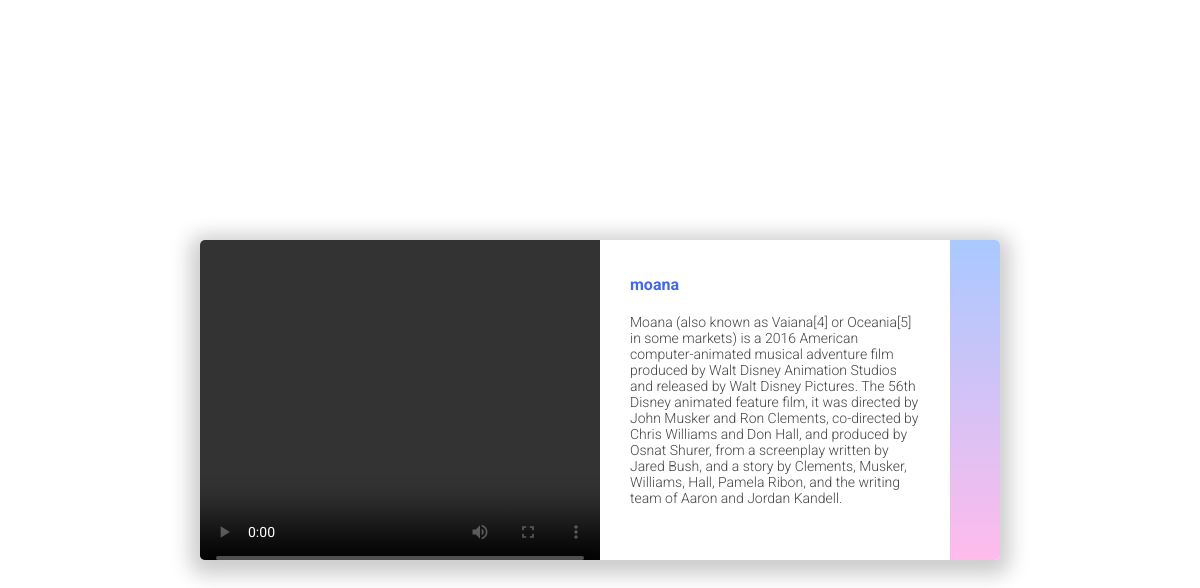
/moviedetail/3/, run on the app's committed database.
### moviesapp/models.py (models this page shows)
class movie(models.Model):
    title=models.CharField(max_length=250)
    trailer=models.FileField(upload_to='videos')
    desc= models.TextField()

### moviesapp/views.py (the view)
# urls.py: path('moviedetail/<int:movie_id>/',views.moviedetail,name='moviedetail'),
def moviedetail(request,movie_id):
    moviess=movie.objects.get(id=movie_id)
    return render(request,'moviedetail.html',{'moviess':moviess})

### templates/moviedetail.html (shortened to what this page needs)
  <figure class="movie">
    <div class="movie__hero">
      <video width="400" height="340" controls="">
        <source src="{{moviess.trailer.url}}" type="video/mp4">
        </video>
    </div>
    <div class="movie__content">
      <div class="movie__title">
        <h1 class="heading__primary">{{moviess.title}} </h1>
      </div>
      <p class="movie__description">
      {{moviess.desc}}
      </p>
    </div>
    <div class="movie__price"></div>
  </figure>

### templates/moviedetail.html (style rules this page uses)
* { margin: 0; padding: 0; box-sizing: border-box; }
.movie { max-width: 800px; border-radius: 5px; display: flex; box-shadow: 0 5px 20px 10px rgba(0, 0, 0, .2); overflow: hidden; height: 320px; }
.movie__hero { flex: 0 0 45%; }
.movie__content { background-color: #fff; flex: 1; padding: 35px 30px; display: flex; flex-direction: column; }
.movie__price { background:linear-gradient(to bottom, #A9C9FF 0%, #FFBBEC 100%); flex: 0 0 50px; font-size: 18px; font-weight: bold; letter-spacing: 2px; color: rgb(255, 255, 255); writing-mode: vertical-lr; display: flex; align-items: center; justify-content: center; }
.movie__title { display: flex; align-items: center; margin-bottom: 20px; }
.heading__primary { font-size: 16px; margin-right: auto; color: royalblue; }
.movie__description { font-size: 14px; overflow: auto; }

### data on the page
movie: title "moana", desc "Moana (also known as Vaiana[4] or Oceania[5] in some markets) is a 2016 American computer-animated musical adventure film produced by Walt Disney Animation Studios and released by Walt Disney Pictures. The 56th Disney animated feature film, it was directed by John Musker and Ron Clements, co-directed by Chris Williams and Don Hall, and produced by Osnat Shurer, from a screenplay written by Jared Bush, and a story by Clements, Musker, Williams, Hall, Pamela Ribon, and the writing team of Aaron and Jordan Kandell."
